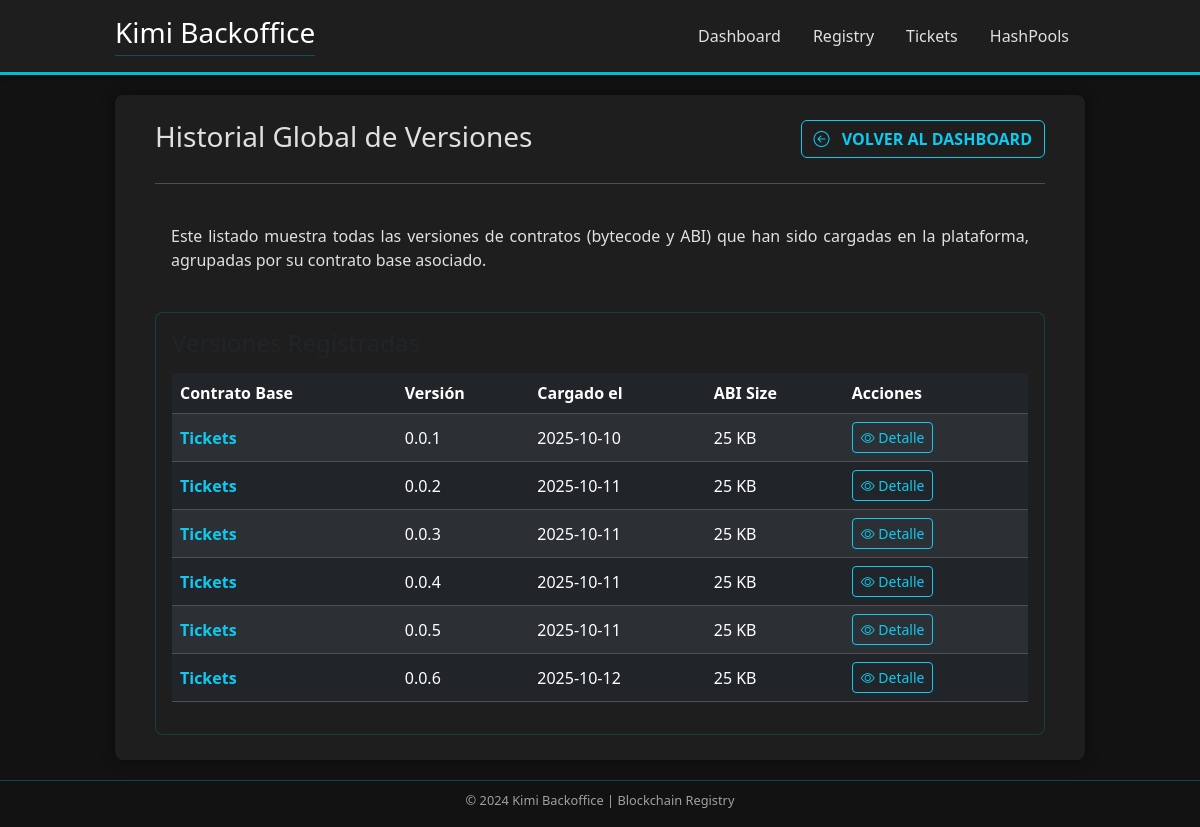
The app's page /contractRegistry/version/list/ with its own data.
### contractRegistry/models.py (models this page shows, shortened)
class ContractVersion(models.Model):
    base_contract = models.ForeignKey(BaseContract, on_delete=models.CASCADE, related_name='versions')
    version = models.CharField(max_length=50)
    bytecode = models.TextField()
    abi = models.JSONField()
    created_at = models.DateTimeField(auto_now_add=True)
    class Meta:
        constraints = [
            UniqueConstraint(
                fields=['base_contract', 'version'],
                name='unique_version_per_base_contract'
            )
        ]

class BaseContract(models.Model):
    name = models.CharField(max_length=100, unique=True)
    descripcion = models.TextField(blank=True, help_text="Descripción opcional del contrato base.")
    created_at = models.DateTimeField(auto_now_add=True)

### contractRegistry/views.py (the view)
# urls.py: path('version/list/', views.versionList, name='version_list'),
def versionList(request):
    versions = ContractVersion.objects.all()
    context = {
        'versions': versions
    }
    return render(request, 'contractRegistry/version_list.html', context)

### templates/contractRegistry/version_list.html (shortened to what this page needs)
{% extends "base.html" %}
{% load static %}
{% block content %}
<div class="centered-container mx-auto dashboard-content">
    <div class="d-flex justify-content-between align-items-center mb-4 border-0">
      <h2 class="h3 text-accent mb-0" style="border-bottom: none !important;">Historial Global de Versiones</h2>
      <a href="{% url 'contractRegistry:index' %}" class="btn btn-outline-info fw-bold text-uppercase"><i class="bi bi-arrow-left-circle me-2"></i> Volver al Dashboard</a>
    </div>
    <hr class="text-accent mt-0 mb-4" />
    <div class="mb-4 welcome-card p-3 d-flex justify-content-between align-items-start">
      <div style="text-align: justify;">
        <p class="mb-0 text-text-dim">
          Este listado muestra todas las versiones de contratos (bytecode y ABI) que han sido cargadas en la plataforma, agrupadas por su contrato base asociado.
        </p>
      </div>
    </div>
    <div class="card status-card-table p-3">
        <h4 class="text-text-light mb-3">Versiones Registradas</h4>
        <table class="table table-dark table-striped table-hover">
            <thead>
                <tr>
                    <th scope="col" class="text-accent">Contrato Base</th>
                    <th scope="col" class="text-accent">Versión</th>
                    <th scope="col" class="text-accent">Cargado el</th>
                    <th scope="col" class="text-accent">ABI Size</th>
                    <th scope="col" class="text-accent">Acciones</th>
                </tr>
            </thead>
            <tbody>
                {% for version in versions %}
                    <tr class="text-text-dim align-middle">
                        <td class="fw-bold text-light">
                            <a href="{% url 'contractRegistry:contract_detail' contract_id=version.base_contract.id %}" class="text-info text-decoration-none">
                                {{ version.base_contract.name }}
                            </a>
                        </td>
                        <td>{{ version.version }}</td>
                        <td>{{ version.created_at|date:'Y-m-d' }}</td>
                        <td>{{ version.abi|length }} KB</td>
                        <td>
                            <a href="{% url 'contractRegistry:contract_detail' contract_id=version.base_contract.id %}" class="btn btn-sm btn-outline-info me-2">
                                <i class="bi bi-eye"></i> Detalle
                            </a>
                        </td>
                    </tr>
                {% empty %}
                    <tr class="text-center">
                        <td colspan="5" class="text-warning fw-bold">No hay versiones de contratos registradas aún.</td>
                    </tr>
                {% endfor %}
            </tbody>
        </table>
    </div>
</div>
{% endblock %}

### templates/base.html (style rules this page uses)
:root { --base-bg: #121212; --card-bg: #1e1e1e; --accent: #00bcd4; --success: #4caf50; --text-light: #e0e0e0; --text-dim: #a0a0a0; }
body { background-color: var(--base-bg); color: var(--text-light); font-family: 'Segoe UI', Tahoma, Geneva, Verdana, sans-serif; margin: 0; padding: 0; }
.centered-container { max-width: 1000px; padding: 0 15px; }
h1, h2, h3 { color: var(--accent); border-bottom: 1px solid rgba(0, 188, 212, 0.3); padding-bottom: 5px; margin-bottom: 20px; }
.status-card-table { background-color: var(--card-bg); border: 1px solid rgba(0, 188, 212, 0.2); border-radius: 8px; }

### records on screen
ContractVersion: base_contract.name "Tickets", version "0.0.1", created_at "2025-10-10", abi|length "25"
ContractVersion: base_contract.name "Tickets", version "0.0.2", created_at "2025-10-11", abi|length "25"
ContractVersion: base_contract.name "Tickets", version "0.0.3", created_at "2025-10-11", abi|length "25"
ContractVersion: base_contract.name "Tickets", version "0.0.4", created_at "2025-10-11", abi|length "25"
ContractVersion: base_contract.name "Tickets", version "0.0.5", created_at "2025-10-11", abi|length "25"
ContractVersion: base_contract.name "Tickets", version "0.0.6", created_at "2025-10-12", abi|length "25"

### other values on screen
{{ year|default:'2024' }} "2024"
